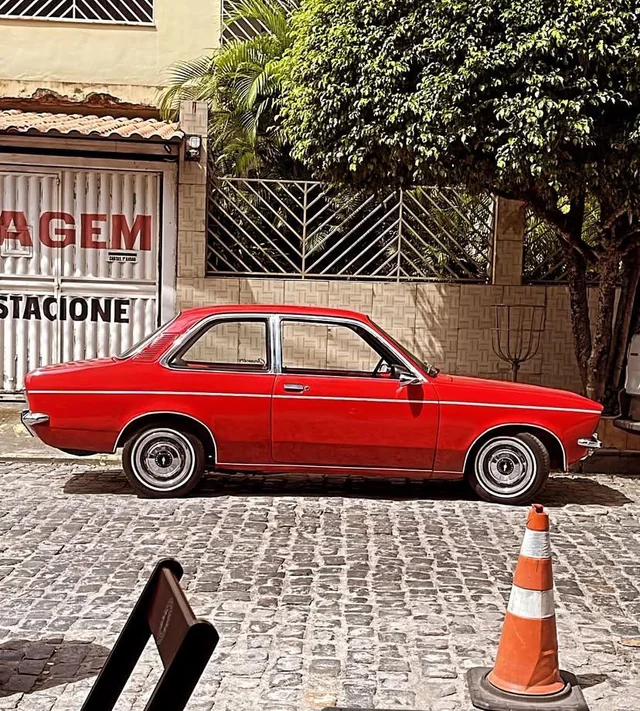
#> input picture Image/การเขียนโปรแกรมเพื่อแยกส่วนภาพ/car.jpg, 640 x 711 px
$ python 6720310107.py   (older library calls are emulated)
#> lines starting #> are read from the running program, lines starting #| are printed output that depends on the picture; after the words box and inside, x2 and y2 are one past the last pixel; in counts of white or black regions, pixels touching at a corner belong together
# นางสาวนูรูลซัซวานี เด็นอะสัน

import cv2
import numpy as np

img = cv2.imread('car.jpg', cv2.IMREAD_GRAYSCALE)
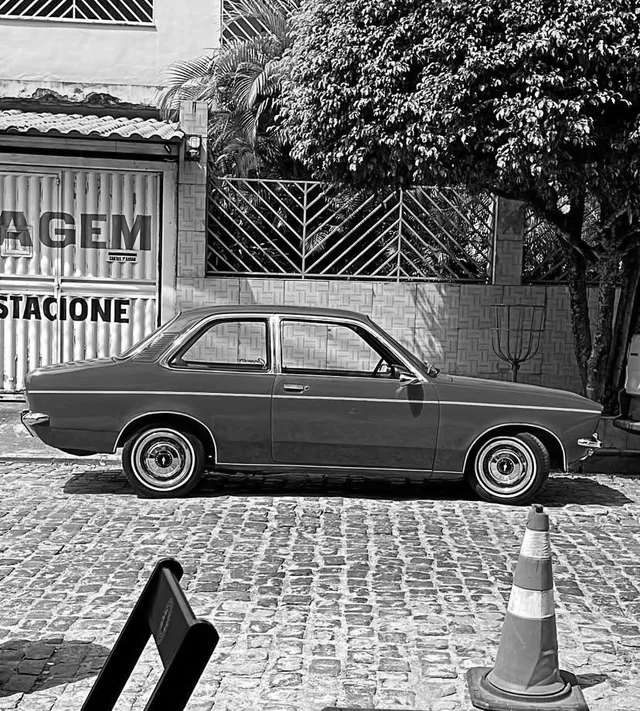
#> img: shape (711, 640); min 0, max 255, mean 114.2

# กำหนด Kernel อนุพันธ์อันดับ 1 ของ Sobel ด้วยตัวเอง
kernel_x = np.array([
    [-1, 0, 1],
    [-2, 0, 2],
    [-1, 0, 1]
], dtype=np.float32)

kernel_y = np.array([
    [-1, -2, -1],
     [0,  0,  0],
     [1,  2,  1]
], dtype=np.float32)

# ทำ Convolution (Filtering)
gx = cv2.filter2D(img, cv2.CV_32F, kernel_x)
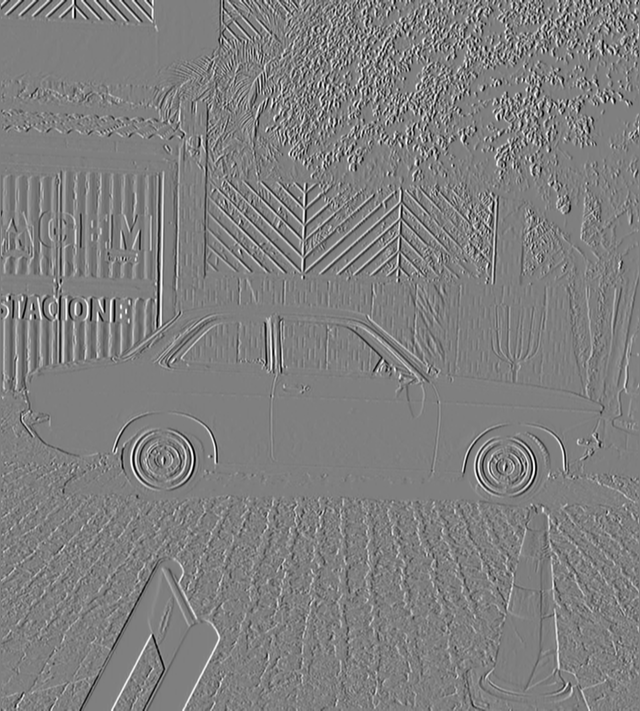
#> gx: shape (711, 640) float32; min -1017, max 1018, mean -0.8; drawn with min black and max white
gy = cv2.filter2D(img, cv2.CV_32F, kernel_y)
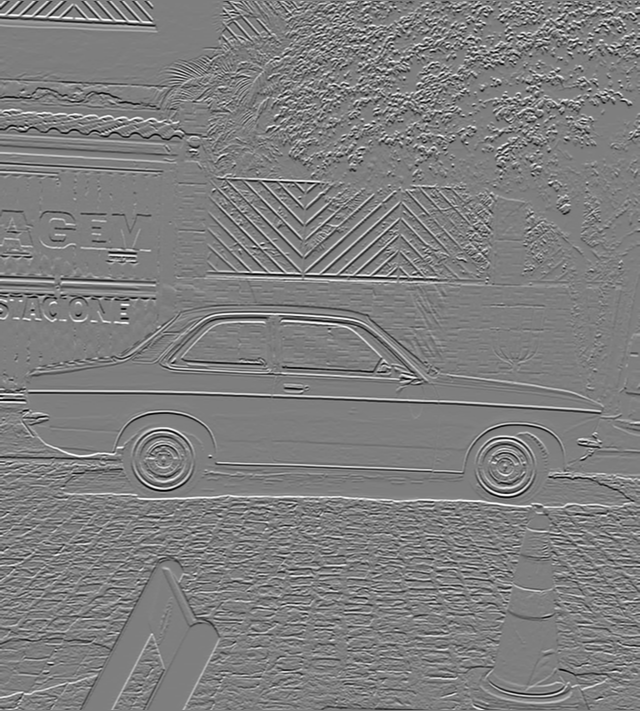
#> gy: shape (711, 640) float32; min -1003, max 1012, mean 0.5; drawn with min black and max white

# คำนวณ Magnitude
gradient = np.sqrt(gx**2 + gy**2)
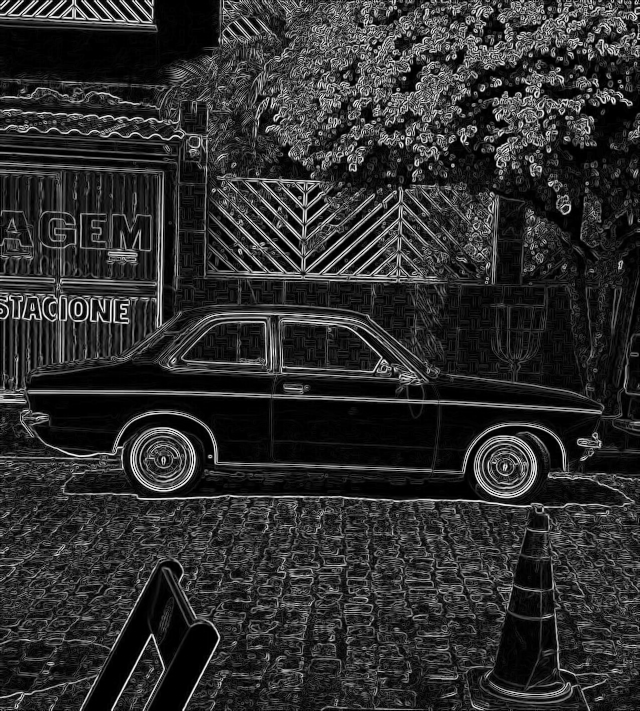
#> gradient: shape (711, 640) float32; min 0, max 1064.6, mean 192.9; drawn with min black and max white
# แปลงค่าเป็น uint8 (0-255) สำหรับแสดงผลภาพ
gradient = cv2.convertScaleAbs(gradient)
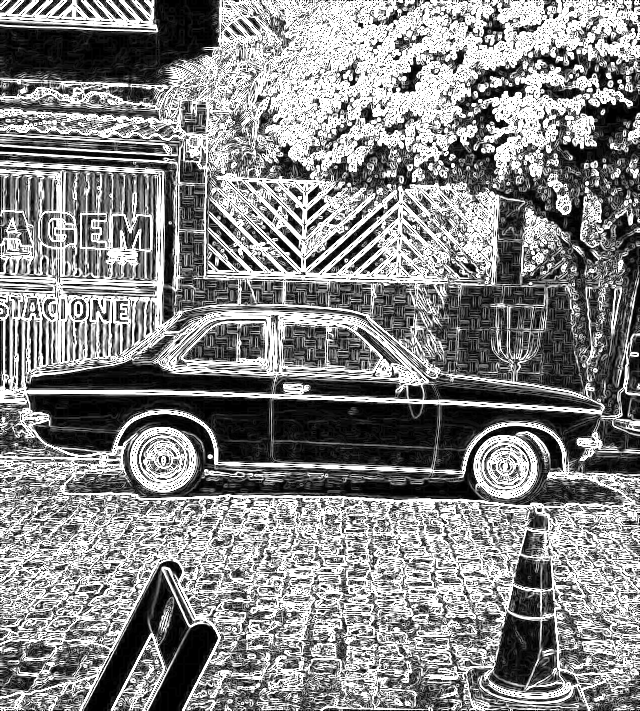
#> gradient: shape (711, 640); min 0, max 255, mean 134.6

# กำหนดค่าอ้างอิง
threshold_value = 90
_, edge_sharp = cv2.threshold(gradient, threshold_value, 255, cv2.THRESH_BINARY)
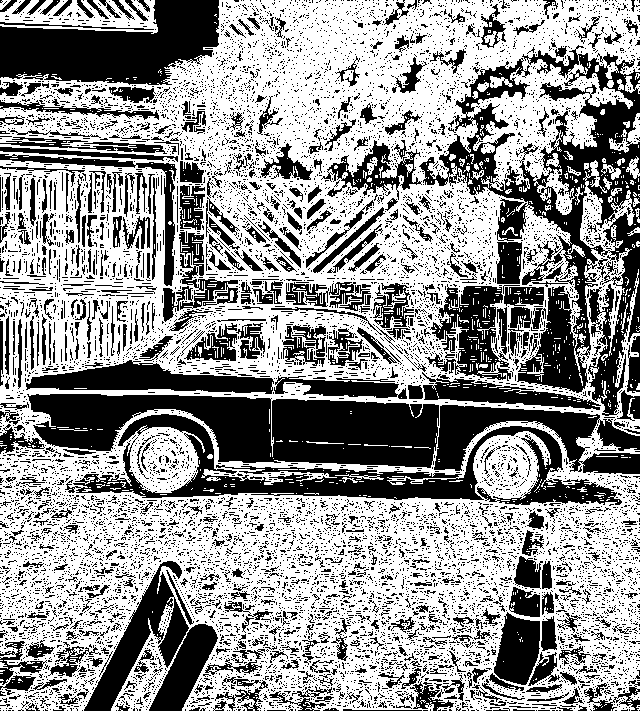
#> edge_sharp: shape (711, 640); 58.7% white; 11157 black regions (10533 under 20 px), largest, box (x1, y1, x2, y2) and area: (419, 45, 640, 416) 24587, (27, 394, 439, 468) 19699, (65, 414, 622, 505) 12314

# Stack images horizontally to compare original and processed results
result = np.hstack((gradient, edge_sharp))
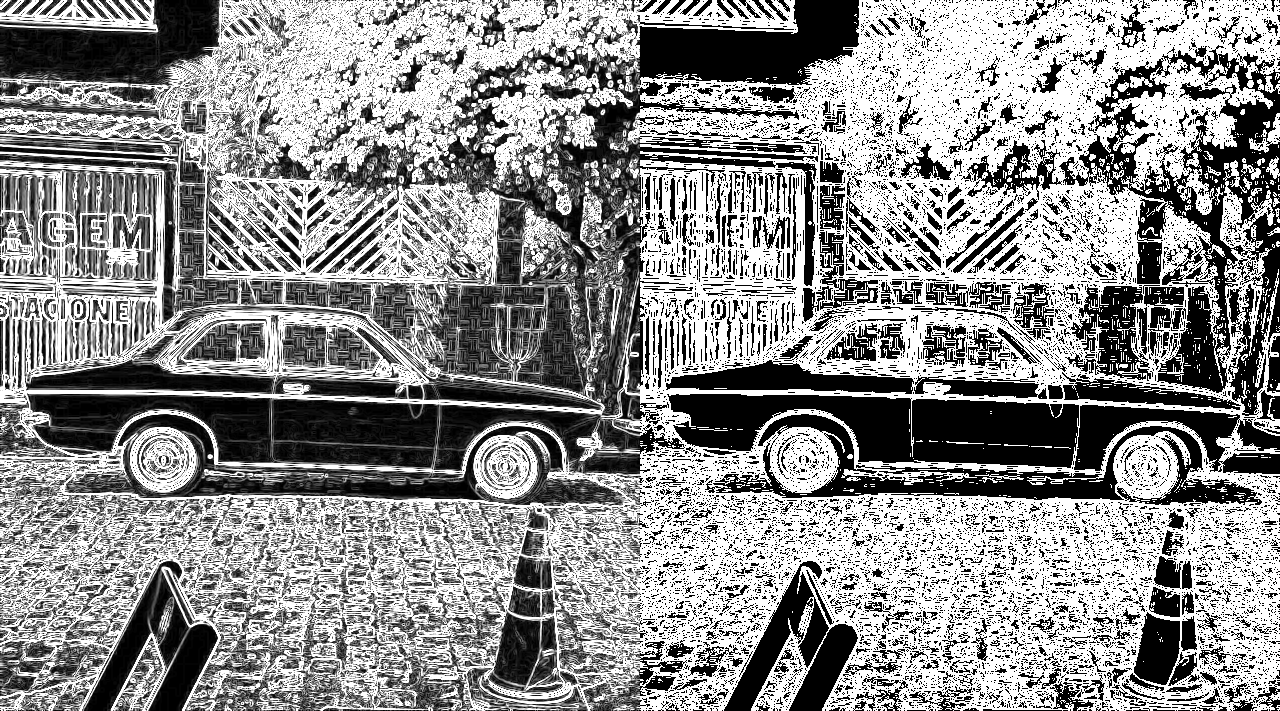
#> result: shape (711, 1280); min 0, max 255, mean 142.1

# Display the output
cv2.imshow('Original Image', img)
cv2.imshow('Manual Sobel Edge vs Thresholded Edge', result)
cv2.waitKey(0)
cv2.destroyAllWindows()
